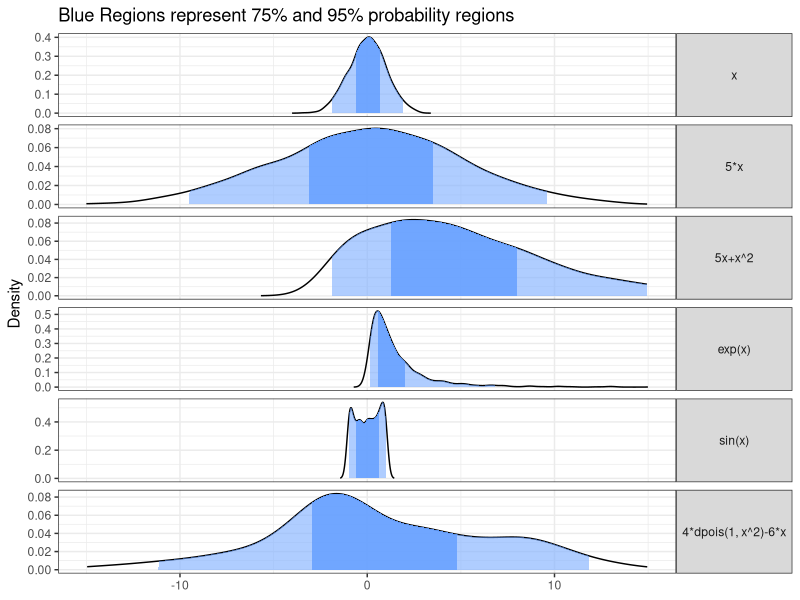
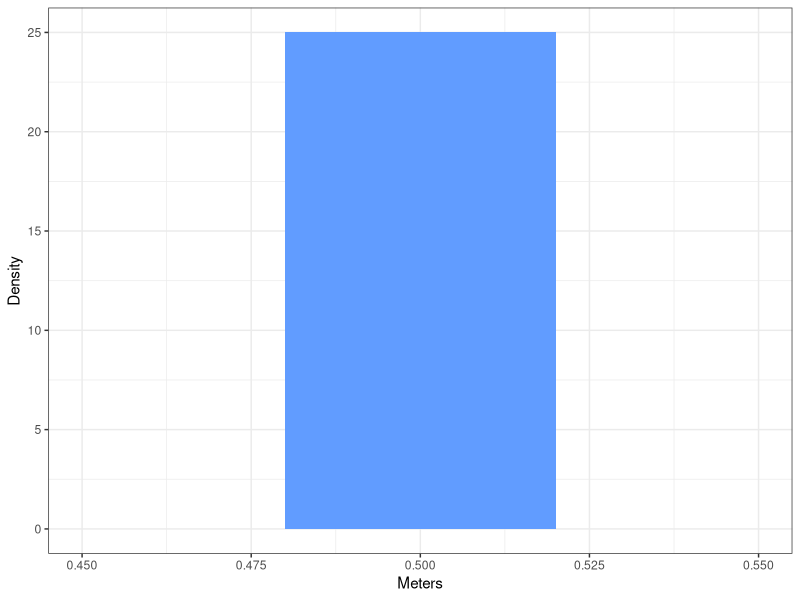
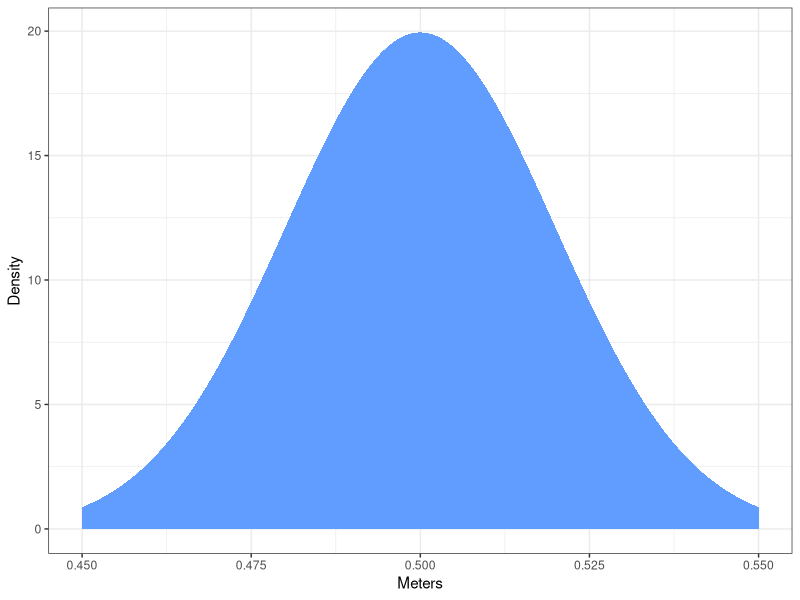
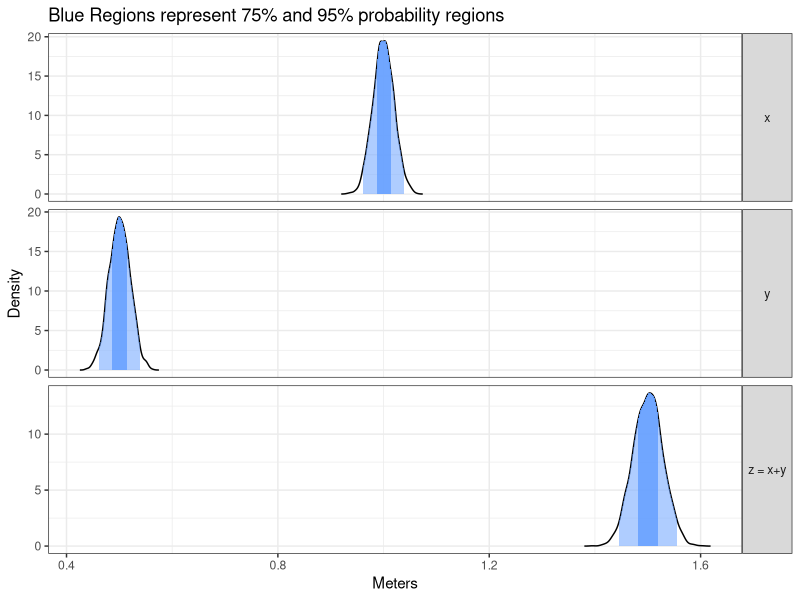
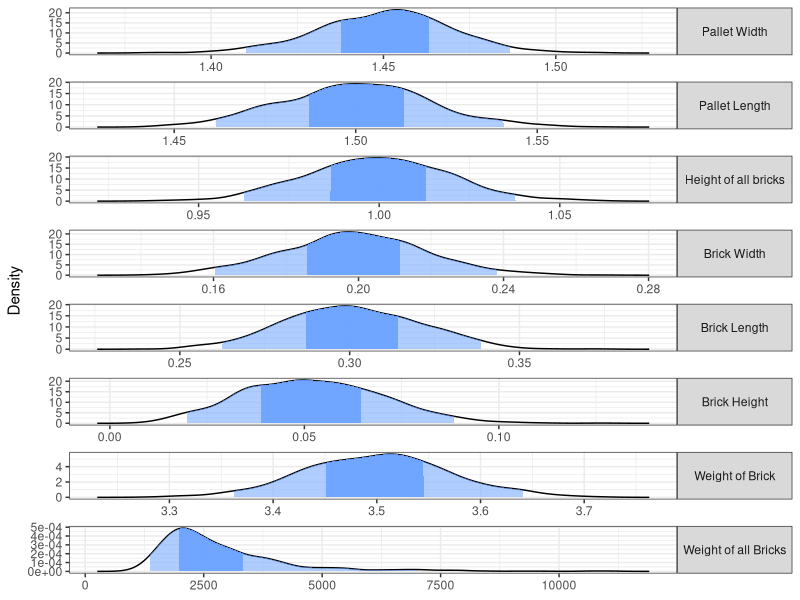
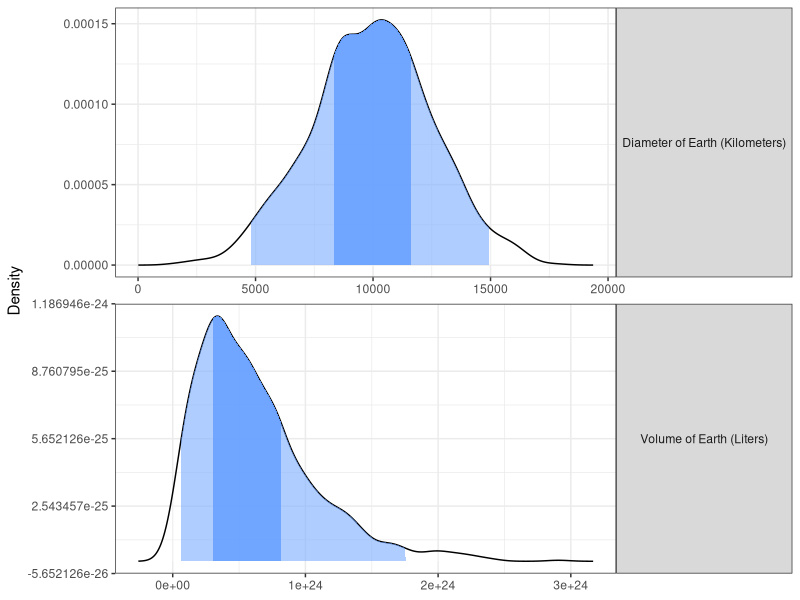

Generate these figures, in order, with R:
## ---- chunk 1
library(tidyverse)

# Helper Function
plot_error_quantiles <- function(d, x.lim=NULL, scales = "free_y"){
  cn <- colnames(d)
  d <- d %>% 
    gather(f, dist)
  
  
  d.summary <- d %>%
    group_by(f) %>%
    summarize(p2.5 = quantile(dist, p=0.025), 
              p25 = quantile(dist, p=0.25),
              mean = mean(dist),
              p75 = quantile(dist, p=0.75), 
              p97.5 = quantile(dist, p=0.975)) %>% 
    as.data.frame()
  rownames(d.summary) <- d.summary$f
  
  d.density <- d %>% 
    split(.$f) %>% 
    map(~with(density(.x$dist), data.frame(x,y))) %>% 
    map(as.data.frame) %>% 
    bind_rows(.id="f")  %>% 
    mutate(gt.p25 = x >= d.summary[f,"p25"],
           lt.p75 = x <= d.summary[f,"p75"], 
           include.25.75 = gt.p25 & lt.p75, 
           gt.p2.5 = x >= d.summary[f,"p2.5"],
           lt.p97.5 = x <= d.summary[f,"p97.5"], 
           include.2.5.97.5 = gt.p2.5 & lt.p97.5) %>% 
    mutate(f = factor(f, levels = cn)) 
  
  
 p <- d.density %>%
    ggplot(aes(x = x, y= y))+
    geom_area(fill="white", alpha=0.3, color="black") +
    geom_area(data = subset(d.density, include.2.5.97.5==TRUE), fill="#619CFF", alpha=0.5) +
    geom_area(data = subset(d.density, include.25.75==TRUE), fill="#619CFF", alpha=0.8) +
    facet_grid(f~., scales=scales) +
    theme_bw()+
    theme(strip.text.y = element_text(angle = 0)) +
    ylab("Density")+
    xlab("x")
 if (!is.null(x.lim)) p <- p + xlim(x.lim)
 p
}
####

x <- rnorm(1000)
d <- data.frame("x"= x, 
                "5*x" = 5*x,
                "5x+x^2" = 4 +5*x+x^2, 
                "exp(x)" = exp(x), 
                "sin(x)" = sin(x), 
                "4*dpois(1, x^2)-6*x" = 4*dpois(1, x^2)-6*x, 
                check.names=F)
plot_error_quantiles(d, x.lim = c(-15, 15)) +
  ggtitle("Blue Regions represent 75% and 95% probability regions") +
  theme(axis.title.x = element_blank())
## ---- chunk 2
x <- seq(0.48, 0.52, length.out = 1000)
data.frame(x=x, y=dunif(x, 0.48, 0.52)) %>% 
ggplot(aes(x=x, y=y)) +
  geom_area(fill="#619CFF") +
  xlim(c(0.45, 0.55)) +
  theme_bw() +
  ylab("Density") +
  xlab("Meters")
## ---- chunk 3
library(tidyverse)
x <- seq(0.45, 0.55, length.out = 1000)
data.frame(x=x, y=dnorm(x, 0.5, 0.02)) %>% 
ggplot(aes(x=x, y=y)) +
  geom_area(fill="#619CFF") +
  xlim(c(0.45, 0.55)) +
  theme_bw() +
  ylab("Density") +
  xlab("Meters")
## ---- chunk 4
iterations <- 3000 # Number of experiments to simulate
x <- rnorm(iterations, mean = 1, sd = 0.02) # simulate first measurement
y <- rnorm(iterations, mean = 0.5, sd = 0.02) # simulate second measurement

data.frame("x" = x, 
           "y" = y, 
           "z = x+y" = x+y, # simulate the addition of the two measurements
           check.names=F) %>% 
  plot_error_quantiles() +
  ggtitle("Blue Regions represent 75% and 95% probability regions") +
  xlab("Meters")
## ---- chunk 5
print(paste("Standard Deviation of Z:", signif(sd(x+y), 3)))

print(paste("Uncertainty in Z by Square root formula:", signif(sqrt(0.02^2+0.02^2), 3)))
## ---- chunk 6
# Step 1: Simulate Values
t <- 1000 # Choose number of iterations
b.p <- rnorm(t, mean = 1.45, sd = 0.02) # we measured 1.45 meters
l.p <- rnorm(t, mean = 1.5, sd = 0.02) # we measured 1.5 meters
h.p <- rnorm(t, mean = 1, sd = 0.02) # we measured 1 meter
b.b <- rnorm(t, mean = 0.2, sd = 0.02) # we measured 200cm 
l.b <- rnorm(t, mean = 0.3, sd = 0.02) # we measured 200cm 
h.b <- rnorm(t, mean = 0.05, sd = 0.02) # we measured 50cm 
w <- rlnorm(t, meanlog = log(3.5), sdlog = 0.02) # we measured 3.5 kilograms

# Step 2: Plug Values into Formulas
d <- data.frame(
           # Our simulated Values
           "Pallet Width" = b.p, 
           "Pallet Length" = l.p, 
           "Height of all bricks" = h.p, 
           "Brick Width" = b.b, 
           "Brick Length" = l.b, 
           "Brick Height" = h.b, 
           "Weight of Brick" = w, 
           
           # Now for the Calculated Values
           # Weight * Volume of Pallet / Volume of 1 Brick
           "Weight of all Bricks" = w*(b.p*l.p*h.p)/(b.b*l.b*h.b), 
           
           check.names = FALSE) # To make this plot nicely

d <- d[rowSums(d<=0)==0,] # Remove negative values
q <- quantile(d[["Weight of all Bricks"]], prob=0.98, na.rm = TRUE) # Just to make plot range nicer
d <- d[d$`Weight of all Bricks` < q, ] # Just to make plot range nicer

# Step 3 ... Collect and Analyze/Plot
plot_error_quantiles(d) +
  facet_wrap(~f, ncol=1, scales="free", strip.position="right") +
  theme(axis.title.x = element_blank())

# Compute quantiles (don't just show them)
(quants <- quantile(d$`Weight of all Bricks`, prob=c(0.025, 0.25, 0.75, 0.975)))

# Also compute measurement without uncertainty propogation
(without.prop <- 3.5*(1.45*1.5*1)/(0.2*0.3*0.05))
## ---- chunk 7
t <- 1000
kms <- rnorm(t, mean=10000, sd=2500)  # sample values our guessed distribution
volume.km3 <- (4/3)*pi*(kms/2)^3      # volume in cubic kilometers
liters <- volume.km3*1e12             # convert to liters
data.frame("Diameter of Earth (Kilometers)" = kms, 
           "Volume of Earth (Liters)" = liters, 
           check.names=FALSE) %>% 
  plot_error_quantiles() +
  facet_wrap(~f, ncol=1, scales="free", strip.position="right") +
  theme(axis.title.x = element_blank())
## ---- chunk 8
print(plot_error_quantiles)
